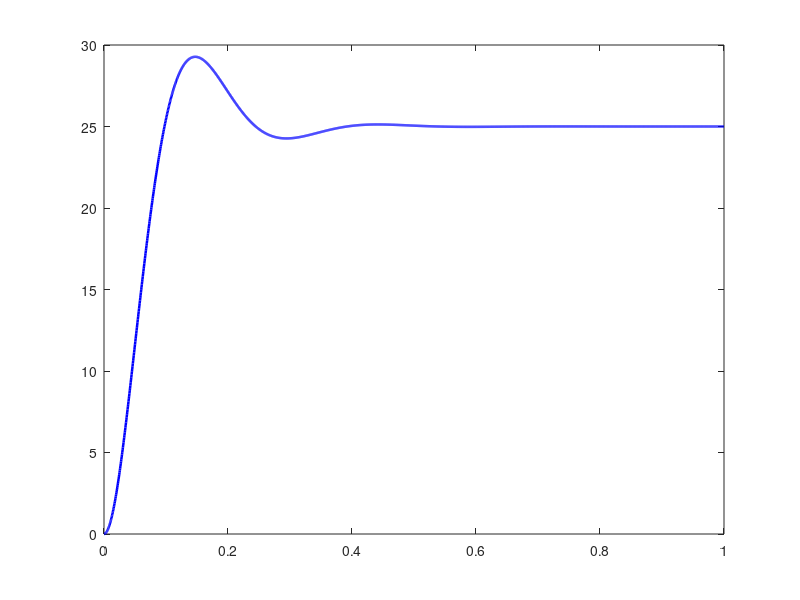

Write the MATLAB code that produced this figure. (Note: this script raises an error after producing the figure.)
% Variable-stiffness gait surface - Phase 2
% Recover damping ratio and natural frequency from the response shape
% alone, the way you would from measured treadmill data rather than from
% known m, k, c. Follows the second-order characterization in Price et al. 2024.

clc; clear; close all;

m = 50;
k = 30000;
c = 1200;
F_step = 750;

wn_true   = sqrt(k/m);
zeta_true = c/(2*sqrt(k*m));

eom = @(t,y) [y(2); (F_step - c*y(2) - k*y(1))/m];
[t, y] = ode45(eom, linspace(0,1,2000), [0; 0]);   % fixed grid for clean peak-finding
x = y(:,1);
x_ss = F_step/k;

% Method 1: peak overshoot maps to damping via Mp = exp(-pi*z/sqrt(1-z^2))
[x_peak, i_peak] = max(x);
Mp = (x_peak - x_ss)/x_ss;
lnMp    = log(Mp);
zeta_Mp = -lnMp / sqrt(pi^2 + lnMp^2);

% Method 2: log decrement - how fast successive bounce peaks shrink
pk_val = []; pk_t = [];
for i = 2:length(x)-1
    if x(i) > x(i-1) && x(i) > x(i+1)
        pk_val(end+1) = x(i); %#ok<SAGROW>
        pk_t(end+1)   = t(i); %#ok<SAGROW>
    end
end
a1 = pk_val(1) - x_ss;
a2 = pk_val(2) - x_ss;
delta   = log(a1/a2);
zeta_ld = delta / sqrt(4*pi^2 + delta^2);
Td      = pk_t(2) - pk_t(1);                       % damped period
wn_ld   = (2*pi/Td) / sqrt(1 - zeta_ld^2);

fprintf('                     true     overshoot   log-dec\n');
fprintf('Damping ratio   : %7.3f   %7.3f   %7.3f\n', zeta_true, zeta_Mp, zeta_ld);
fprintf('Nat freq (rad/s): %7.2f       -       %7.2f\n', wn_true, wn_ld);
fprintf('Nat freq (Hz)   : %7.2f       -       %7.2f\n', wn_true/(2*pi), wn_ld/(2*pi));

figure('Position',[100 100 850 480]);
plot(t, x*1000, 'b', 'LineWidth', 1.8); hold on;
yline(x_ss*1000, 'k--', 'steady state');
plot(t(i_peak), x_peak*1000, 'ro', 'MarkerFaceColor','r');
text(t(i_peak), x_peak*1000+0.6, sprintf('  overshoot %.0f%%', Mp*100), 'Color','r');
plot(pk_t(1:min(3,end)), pk_val(1:min(3,end))*1000, 'ks', ...
    'MarkerFaceColor','y', 'MarkerSize',8);
xlabel('Time (s)'); ylabel('Surface deflection (mm)');
title('Phase 2: identifying damping and frequency from the response');
grid on;
